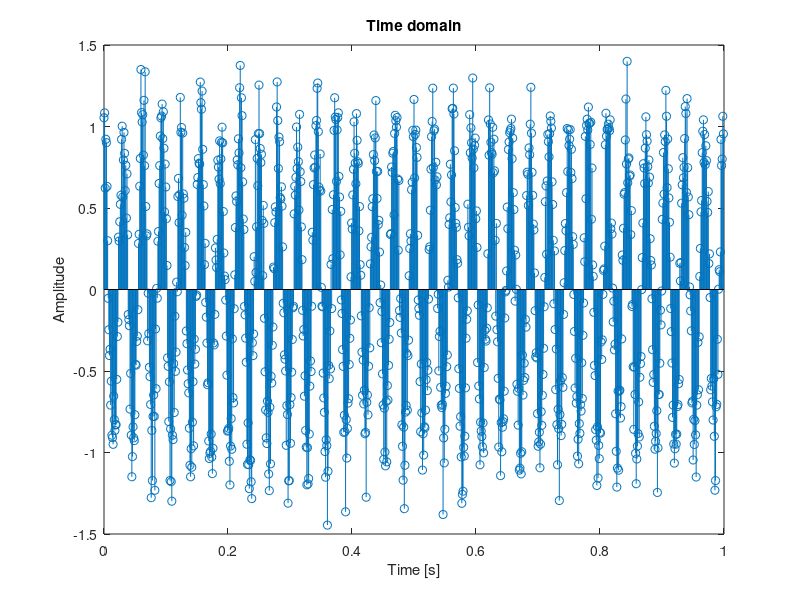
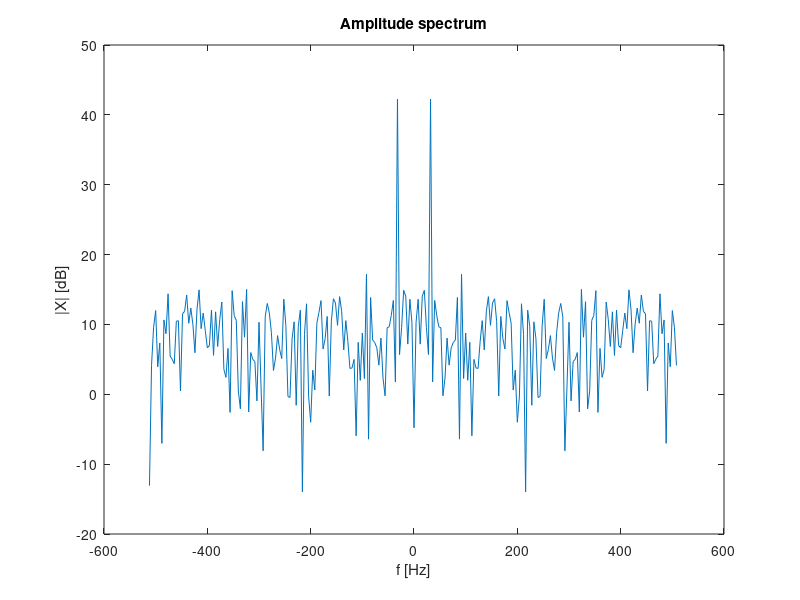

MATLAB code to generate these figures, in order:
% ***************************************
%     Discrete frequency axis example
% ***************************************
% Ericsson Nikola Tesla
% DSP Hackaton 2021
% 
% Basic level example
%

% Here we present how the frequency of a continuous signal maps
% to its discrete signal counterpart on the [-pi,pi> frequency axis.


%% Generate a sine signal with some noise 

fs=1.024e3; % Sampling frequency
N=1024; % Number of samples of sine signal
f0=32; % Signal frequency

% Time axis, normalized to fs
t=(0:N-1)/fs; 

% Signal
x=cos(2*pi*f0*t);

snr=15;
x=awgn(x,snr);

%% Calculate spectrum
Nfft=256;

% Spacing between each FFT bin
deltaf=fs/Nfft;

% Frequency axis
f=linspace(-fs/2,fs/2-deltaf,Nfft);

% FFT
X=fftshift(fft(x,Nfft));

%% Plots

% Time domain
figure;
stem(t,x);
xlabel('Time [s]');
ylabel('Amplitude');
title('Time domain');

% Amplitude spectrum
figure;
plot(f,20*log10(abs(X)));
ylabel('|X| [dB]');
xlabel('f [Hz]');
title('Amplitude spectrum');

%% Discussion
% The second figure shows the amplitude spectrum of a sine signal.
% The signal was generated with central frequency of 32. (We interpret
% the time scale as being in seconds, so we say the frequency is in
% units of Hertz.)
% After discretization in 1024 points, with a sampling frequency fs, we
% obtain a discrete signal for which we observe the frequency axis in
% interval [-pi, pi>. However, knowing the sampling frequency, this axis
% can be interpreted as [-fs/2,fs/2>, which we then used when plotting
% the spectrum.
